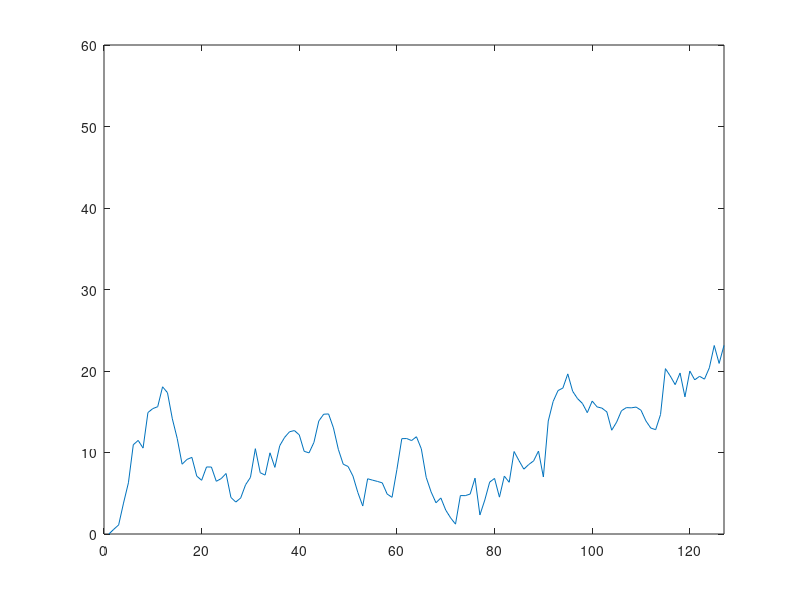

Write the MATLAB code that produced this figure.
load dogtruth_rectspace.txt
correct = dogtruth_rectspace;
[m,n]=size(correct);
c = zeros(m,2);
c(:,1) = correct(:,1) + correct(:,3)/2;
c(:,2) = correct(:,2) + correct(:,4)/2;

s = zeros(m,2);

load tic_x_dog.mat
load tic_y_dog.mat
s(:,1)= tic_x_dog(2:m+1,1);
s(:,2)= tic_y_dog(2:m+1,1);

error=zeros(1,m);
error = sqrt  (   (c(:,1)-s(:,1)).^2 + (c(:,2)- s(:,2)).^2   ) ;
i=1:m;
plot(i,error);
axis([0,127,0,60]);
